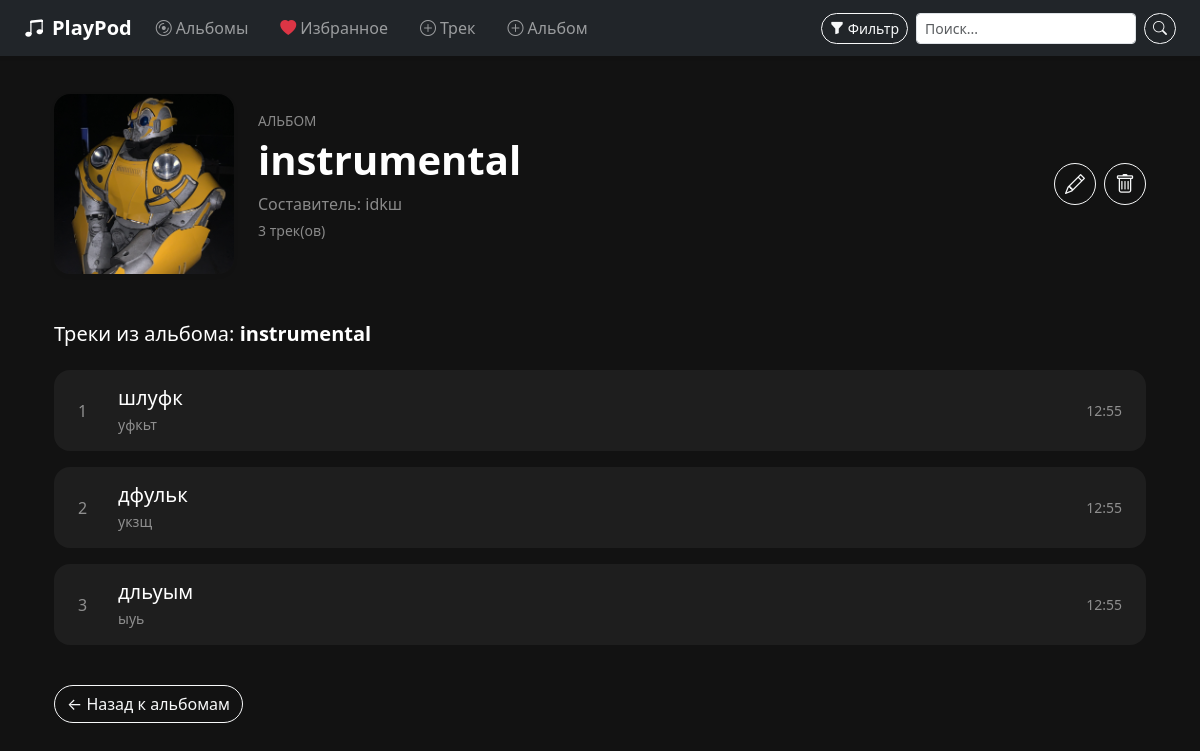
Page /albums/1/ on the committed database.
### music/models.py (models this page shows, shortened)
class Album(models.Model):
    title = models.CharField(max_length=100)
    artist = models.CharField(max_length=100)
    cover = models.ImageField(upload_to='covers/')

class Track(models.Model):
    title = models.CharField(max_length=100)
    artist = models.CharField(max_length=100)
    genre = models.CharField(max_length=50)
    audio_file = models.FileField(upload_to='tracks/')
    album = models.ForeignKey(Album, related_name='tracks', on_delete=models.CASCADE)
    favorited_by = models.ManyToManyField(User, related_name='favorite_tracks', blank=True)
    duration = models.CharField(max_length=8, blank=True, null=True)

### music/views.py (the view)
# urls.py: path('albums/<int:pk>/', views.album_detail, name='album_detail'),
def album_detail(request, pk):
    album = get_object_or_404(Album, pk=pk)
    return render(request, 'music/album_detail.html', {'album': album})

### music/templates/music/album_detail.html (shortened to what this page needs)
{% extends 'music/base.html' %}
{% load static %}
{% block content %}
<div class="container">
  <div class="d-flex align-items-center justify-content-between mb-5">
    <div class="d-flex align-items-center">
      {% if album.cover %}
        <img src="{{ album.cover.url }}" alt="{{ album.title }}"
             class="rounded-4 shadow-sm me-4"
             style="width: 180px; height: 180px; object-fit: cover;">
      {% endif %}
      <div>
        <p class="text-uppercase text-white-50 mb-1" style="font-size: 0.85rem;">Альбом</p>
        <h1 class="text-white fw-bold mb-2">{{ album.title }}</h1>
        {% if album.artist %}
          <p class="text-white-50 mb-1">Составитель: {{ album.artist }}</p>
        {% endif %}
        <p class="text-white-50 small">{{ album.tracks.count }} трек(ов)</p>
      </div>
    </div>
    <div class="d-flex gap-2">
      <a href="{% url 'album_edit' album.pk %}?next={{ request.path }}" class="btn btn-outline-light btn-icon" title="Редактировать">
        <i class="bi bi-pencil"></i>
      </a>
      <a href="{% url 'album_delete' album.pk %}" class="btn btn-outline-light btn-icon" title="Удалить">
        <i class="bi bi-trash"></i>
      </a>
    </div>
  </div>
  <h5 class="text-white mb-4">Треки из альбома: <span class="fw-semibold">{{ album.title }}</span></h5>
  {% if album.tracks.all %}
    <div class="row">
      {% for track in album.tracks.all %}
        <div class="col-12 mb-3">
          <a href="{% url 'track_detail' track.pk %}?next={{ request.path }}" class="text-decoration-none">
            <div class="card d-flex flex-row justify-content-between align-items-center px-4 py-3"
                 style="background-color: #1e1e1e; border-radius: 16px;">
              <div class="d-flex align-items-center gap-3">
                <span class="text-white-50" style="width: 24px;">{{ forloop.counter }}</span>
                <div>
                  <h5 class="text-white mb-1">{{ track.title }}</h5>
                  <p class="mb-0 text-white-50 small">{{ track.artist }}</p>
                </div>
              </div>
              <span class="text-white-50 small">
                {% if track.duration %}{{ track.duration }}{% else %}–{% endif %}
              </span>
            </div>
          </a>
        </div>
      {% endfor %}
    </div>
  {% else %}
    <p class="text-light">Нет треков в этом альбоме.</p>
  {% endif %}
  <a href="{% url 'album_list' %}" class="btn btn-outline-light mt-4 rounded-pill">← Назад к альбомам</a>
</div>
{% endblock %}

### music/templates/music/base.html (style rules this page uses)
body { padding-top: 70px; }
body { background-color: #121212; color: white; }
.card { background-color: #1e1e1e; border: none; border-radius: 16px; overflow: hidden; transition: transform 0.2s ease; }
.btn { border-radius: 20px; }
.btn-icon { width: 42px; height: 42px; border-radius: 50%; padding: 0; display: flex; align-items: center; justify-content: center; }
.btn-icon i { font-size: 20px; }

### rows in the picture
Album: cover (picture), title "instrumental", artist "idkш", tracks.count "3"
Track: title "шлуфк", artist "уфкьт", duration "12:55"
Track: title "дфульк", artist "укзщ", duration "12:55"
Track: title "дльуым", artist "ыуь", duration "12:55"
